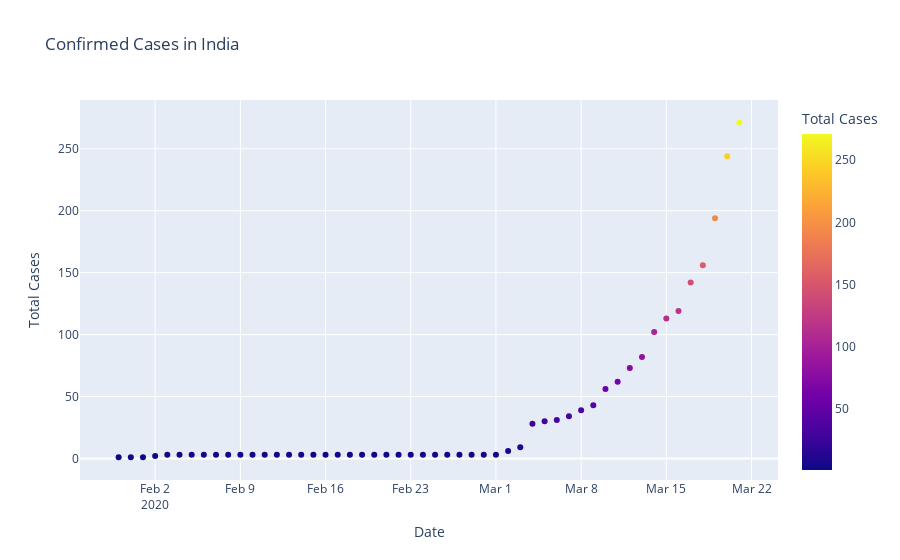

Notebook cell for this chart:
### Code cell
fig = px.scatter(dbd_Indian, x='Date', y= 'Total Cases',color='Total Cases', title = 'Confirmed Cases in India' )
fig.show()

### Figure 1 — Plotly figure (JSON) as saved in the notebook; plotly's stock layout.template omitted (floating-point values rounded to 4 significant figures)
{"data": [{"hovertemplate": "Date=%{x}<br>Total Cases=%{marker.color}<extra></extra>", "legendgroup": "", "marker": {"color": [1, 1, 1, 2, 3, 3, 3, 3, 3, 3, 3, 3, 3, 3, 3, 3, 3, 3, 3, 3, 3, 3, 3, 3, 3, 3, 3, 3, 3, 3, 3, 3, 6, 9, 28, 30, 31, 34, 39, 43, 56, 62, 73, 82, 102, 113, 119, 142, 156, 194, 244, 271], "coloraxis": "coloraxis", "symbol": "circle"}, "mode": "markers", "name": "", "orientation": "v", "showlegend": false, "type": "scatter", "x": ["2020-01-30T00:00:00", "2020-01-31T00:00:00", "2020-02-01T00:00:00", "2020-02-02T00:00:00", "2020-02-03T00:00:00", "2020-02-04T00:00:00", "2020-02-05T00:00:00", "2020-02-06T00:00:00", "2020-02-07T00:00:00", "2020-02-08T00:00:00", "2020-02-09T00:00:00", "2020-02-10T00:00:00", "2020-02-11T00:00:00", "2020-02-12T00:00:00", "2020-02-13T00:00:00", "2020-02-14T00:00:00", "2020-02-15T00:00:00", "2020-02-16T00:00:00", "2020-02-17T00:00:00", "2020-02-18T00:00:00", "2020-02-19T00:00:00", "2020-02-20T00:00:00", "2020-02-21T00:00:00", "2020-02-22T00:00:00", "2020-02-23T00:00:00", "2020-02-24T00:00:00", "2020-02-25T00:00:00", "2020-02-26T00:00:00", "2020-02-27T00:00:00", "2020-02-28T00:00:00", "2020-02-29T00:00:00", "2020-03-01T00:00:00", "2020-03-02T00:00:00", "2020-03-03T00:00:00", "2020-03-04T00:00:00", "2020-03-05T00:00:00", "2020-03-06T00:00:00", "2020-03-07T00:00:00", "2020-03-08T00:00:00", "2020-03-09T00:00:00", "2020-03-10T00:00:00", "2020-03-11T00:00:00", "2020-03-12T00:00:00", "2020-03-13T00:00:00", "2020-03-14T00:00:00", "2020-03-15T00:00:00", "2020-03-16T00:00:00", "2020-03-17T00:00:00", "2020-03-18T00:00:00", "2020-03-19T00:00:00", "2020-03-20T00:00:00", "2020-03-21T00:00:00"], "xaxis": "x", "y": [1, 1, 1, 2, 3, 3, 3, 3, 3, 3, 3, 3, 3, 3, 3, 3, 3, 3, 3, 3, 3, 3, 3, 3, 3, 3, 3, 3, 3, 3, 3, 3, 6, 9, 28, 30, 31, 34, 39, 43, 56, 62, 73, 82, 102, 113, 119, 142, 156, 194, 244, 271], "yaxis": "y"}], "layout": {"coloraxis": {"colorbar": {"title": {"text": "Total Cases"}}, "colorscale": [[0, "#0d0887"], [0.1111, "#46039f"], [0.2222, "#7201a8"], [0.3333, "#9c179e"], [0.4444, "#bd3786"], [0.5556, "#d8576b"], [0.6667, "#ed7953"], [0.7778, "#fb9f3a"], [0.8889, "#fdca26"], [1, "#f0f921"]]}, "legend": {"tracegroupgap": 0}, "title": {"text": "Confirmed Cases in India"}, "xaxis": {"anchor": "y", "domain": [0, 1], "title": {"text": "Date"}}, "yaxis": {"anchor": "x", "domain": [0, 1], "title": {"text": "Total Cases"}}}}
